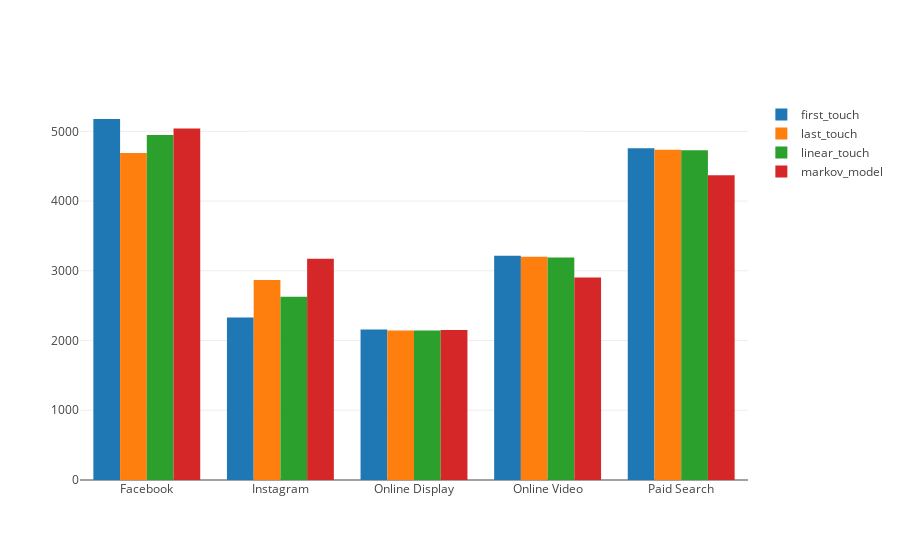

Write notebook code for a chart like this one.
### Code cell
attr_conv = model[["channel_name", "first_touch_conversions", "last_touch_conversions", "linear_touch_conversions", "total_conversions"]]
attr_conv.columns=["channel_name", "first_touch", "last_touch", "linear_touch", "markov_model"]

attr_conv=pd.melt(attr_conv, id_vars="channel_name")

viz_data = [dict(type = "histogram", histfunc="sum",x = attr_conv.channel_name, y = attr_conv.value,
             transforms = [dict(type = "groupby", groups = attr_conv.variable,)],)]

fig = dict({"data":viz_data}) 
pio.show(fig, validate=False)

### Figure 1 — Plotly figure (JSON) as saved in the notebook; plotly's stock layout.template omitted (floating-point values rounded to 4 significant figures)
{"data": [{"histfunc": "sum", "transforms": [{"groups": ["first_touch", "first_touch", "first_touch", "first_touch", "first_touch", "last_touch", "last_touch", "last_touch", "last_touch", "last_touch", "linear_touch", "linear_touch", "linear_touch", "linear_touch", "linear_touch", "markov_model", "markov_model", "markov_model", "markov_model", "markov_model"], "type": "groupby"}], "type": "histogram", "x": ["Facebook", "Instagram", "Online Display", "Online Video", "Paid Search", "Facebook", "Instagram", "Online Display", "Online Video", "Paid Search", "Facebook", "Instagram", "Online Display", "Online Video", "Paid Search", "Facebook", "Instagram", "Online Display", "Online Video", "Paid Search"], "y": [5177, 2329, 2160, 3216, 4757, 4690, 2868, 2144, 3201, 4736, 4948.0, 2627.0, 2144.0, 3192.0, 4729.0, 5042.0, 3173.0, 2150.0, 2904.0, 4370.0]}], "layout": {}}
